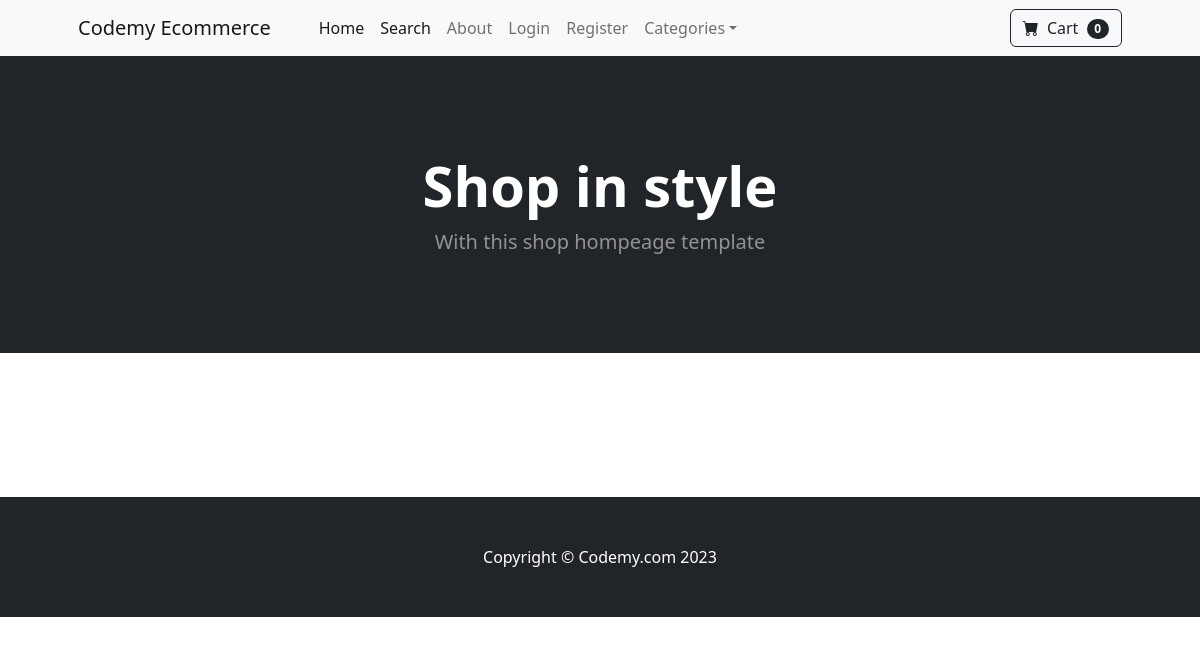
Before: / with the older database file.
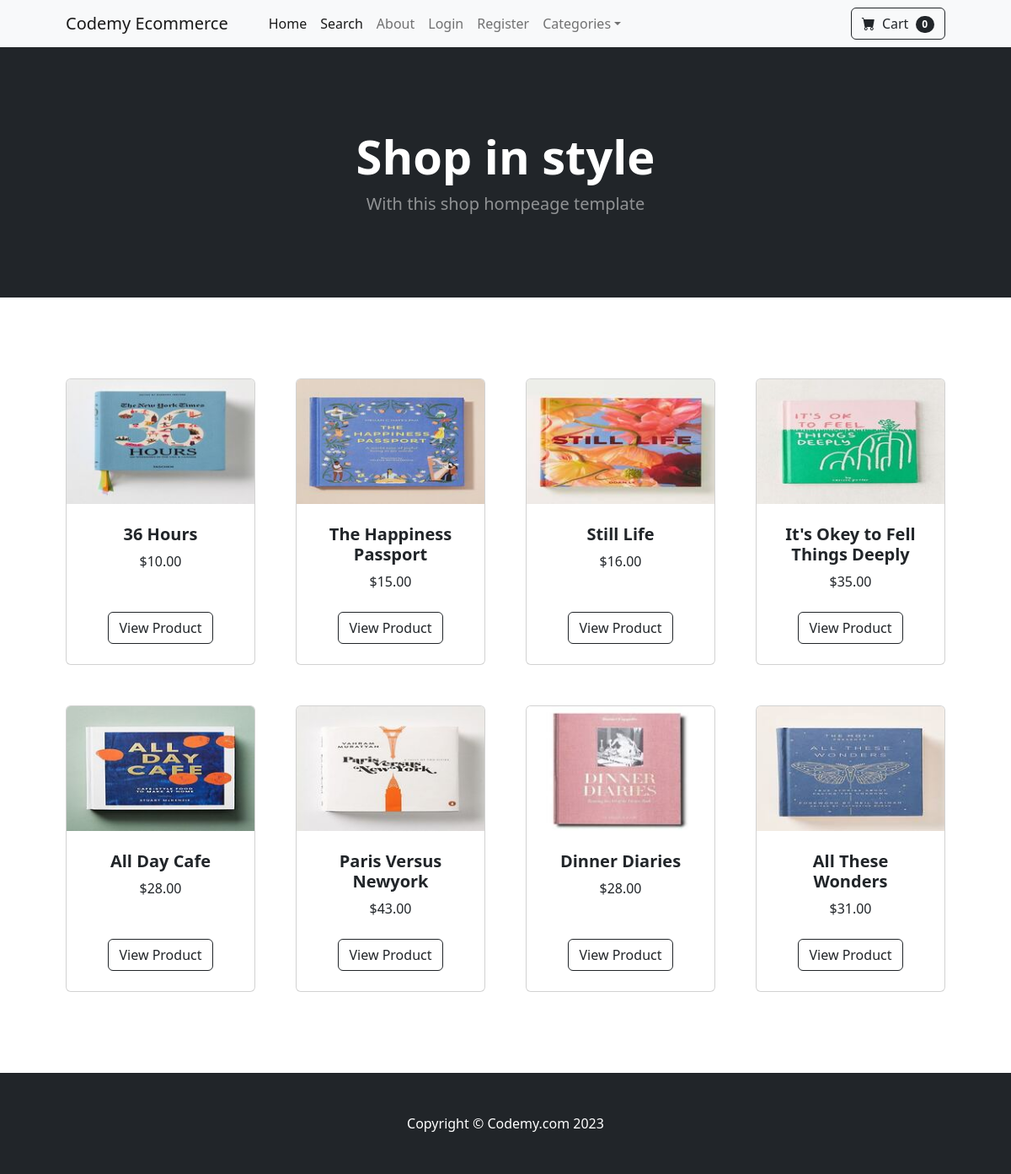
After: the same page with the newer database file.
### store/models.py (models this page shows, shortened)
class Product(models.Model):
    name=models.CharField(max_length=100)
    price=models.DecimalField(default=10,decimal_places=2,max_digits=6)
    category=models.ForeignKey(Category,on_delete=models.CASCADE,default=1)
    description=models.CharField(max_length=200,default='',blank=True,null=True)
    image=models.ImageField(upload_to='uploads/product/')
    is_sale=models.BooleanField(default=False)
    sale_price = models.DecimalField(default=0, decimal_places=2, max_digits=6)

### store/views.py (the view)
# urls.py: path('',views.home,name='home'),
def home(request):
    products=Product.objects.all()
    return render (request,'home.html',{'products':products})

### store/templates/home.html
{% extends 'base.html' %}
{% block content %}
        <header class="bg-dark py-5">
            <div class="container px-4 px-lg-5 my-5">
                <div class="text-center text-white">
                    <h1 class="display-4 fw-bolder">Shop in style</h1>
                    <p class="lead fw-normal text-white-50 mb-0">With this shop hompeage template</p>
                </div>
            </div>
        </header>
        <section class="py-5">
            <div class="container px-4 px-lg-5 mt-5">
                <div class="row gx-4 gx-lg-5 row-cols-2 row-cols-md-3 row-cols-xl-4 justify-content-center">
                {% for product in products %}
                    {% if product.is_sale %}
                    <div class="col mb-5">
                        <div class="card h-100">
                            <div class="badge bg-dark text-white position-absolute" style="top: 0.5rem; right: 0.5rem">Sale</div>
                            <img class="card-img-top" src="{{ product.image.url }}" alt="..." />
                            <div class="card-body p-4">
                                <div class="text-center">
                                    <h5 class="fw-bolder">{{ product.name }}</h5>
                <div class="d-flex justify-content-center small text-warning mb-2">
                <div class="bi-star-fill"></div>
                &nbsp;&nbsp;Sale!&nbsp;&nbsp;
                <div class="bi-star-fill"></div>
                </div>
                                    <strike>
                                    ${{ product.price }}
                                    </strike>
                                    &nbsp;
                                    ${{ product.sale_price }}
                                </div>
                            </div>
                            <div class="card-footer p-4 pt-0 border-top-0 bg-transparent">
    <div class="text-center">
        <a class="btn btn-outline-dark mt-auto" href="{% url 'product' product.id  %}">View Product</a>
    </div>
                            </div>
                        </div>
                    </div>
                    {% else %}
                <div class="col mb-5">
                        <div class="card h-100">
                            <img class="card-img-top" src="{{ product.image.url }}" alt="..." />
                            <div class="card-body p-4">
                                <div class="text-center">
                                    <h5 class="fw-bolder">{{ product.name }}</h5>
                                    ${{ product.price }}
                                </div>
                            </div>
                            <div class="card-footer p-4 pt-0 border-top-0 bg-transparent">
    <div class="text-center"><a class="btn btn-outline-dark mt-auto" href="{% url 'product' product.id %}">View Product</a></div>
                            </div>
                        </div>
                    </div>
                        {% endif %}
                    {% endfor %}
            </div>
        </section>
{% endblock %}

### store/templates/base.html (shortened to what this page needs)
{% load static %}
<!DOCTYPE html>
<html lang="en">
    <head>
        <link href="https://cdn.jsdelivr.net/npm/bootstrap-icons@1.5.0/font/bootstrap-icons.css" rel="stylesheet" />
        <link href="{% static 'css/styles.css' %}" rel="stylesheet" />
    </head>
    <body>
        {% include 'navbar.html' %}
        {% block content %}
        {% endblock %}
        <footer class="py-5 bg-dark">
            <div class="container"><p class="m-0 text-center text-white">Copyright &copy; Codemy.com 2023</p></div>
        </footer>
    </body>
</html>

### store/templates/navbar.html (shortened to what this page needs)
<nav class="navbar navbar-expand-lg navbar-light bg-light">
    <div class="container px-4 px-lg-5">
        <a class="navbar-brand" href="{% url 'home' %}">Codemy Ecommerce</a>
        <div class="collapse navbar-collapse" id="navbarSupportedContent">
            <ul class="navbar-nav me-auto mb-2 mb-lg-0 ms-lg-4">
                <li class="nav-item"><a class="nav-link active" aria-current="page" href="{% url 'home' %}">Home</a></li>
                <li class="nav-item"><a class="nav-link active" aria-current="page" href="{% url 'search' %}">Search</a></li>
                <li class="nav-item"><a class="nav-link" href="{% url 'about' %}">About</a></li>
    {% if user.is_authenticated %}
<li class="nav-item dropdown">
    <a class="nav-link dropdown-toggle" id="navbarDropdown" href="#" role="button" data-bs-toggle="dropdown" aria-expanded="false">Profile</a>
    <ul class="dropdown-menu" aria-labelledby="navbarDropdown">
        <li><a class="dropdown-item" href="{% url 'update_user' %}">User Profile</a></li>
        <li><hr class="dropdown-divider" /></li>
<li><a class="dropdown-item" href="{% url 'update_info'  %}">User Info</a></li>
                    </ul>
                </li>
    {% if user.is_superuser %}
      <li class="nav-item dropdown">
    <a class="nav-link dropdown-toggle" id="navbarDropdown" href="#" role="button" data-bs-toggle="dropdown" aria-expanded="false">Orders</a>
    <ul class="dropdown-menu" aria-labelledby="navbarDropdown">
        <li><a class="dropdown-item" href="{% url 'shipped_dash' %}">Shipped Orders</a></li>
        <li><hr class="dropdown-divider" /></li>
<li><a class="dropdown-item" href="{% url 'not_shipped_dash'  %}">UnShipped Orders</a></li>
                    </ul>
                </li>
    {% endif %}
       <li class="nav-item"><a class="nav-link" href="{% url 'logout' %}">Logout</a></li>
    {% else %}
       <li class="nav-item"><a class="nav-link" href="{% url 'login' %}">Login</a></li>
       <li class="nav-item"><a class="nav-link" href="{% url 'register' %}">Register</a></li>
    {% endif %}
                <li class="nav-item dropdown">
                    <a class="nav-link dropdown-toggle" id="navbarDropdown" href="#" role="button" data-bs-toggle="dropdown" aria-expanded="false">Categories</a>
                </li>
            </ul>
            <form class="d-flex">
<a href="{% url 'cart_summary' %}" class="btn btn-outline-dark"><i class="bi-cart-fill me-1"></i>
                    Cart
<span class="badge bg-dark text-white ms-1 rounded-pill" id="cart_quantity">{{ cart|length }}
</span></a>
            </form>
        </div>
    </div>
</nav>

Changed rows visible on the page:
added Product: image (picture), name "36 Hours", price "10.00"
added Product: image (picture), name "The Happiness Passport", price "15.00"
added Product: image (picture), name "Still Life", price "16.00"
added Product: image (picture), name "It's Okey to Fell Things Deeply", price "35.00"
added Product: image (picture), name "All Day Cafe", price "28.00"
added Product: image (picture), name "Paris Versus Newyork", price "43.00"
added Product: image (picture), name "Dinner Diaries", price "28.00"
added Product: image (picture), name "All These Wonders", price "31.00"
